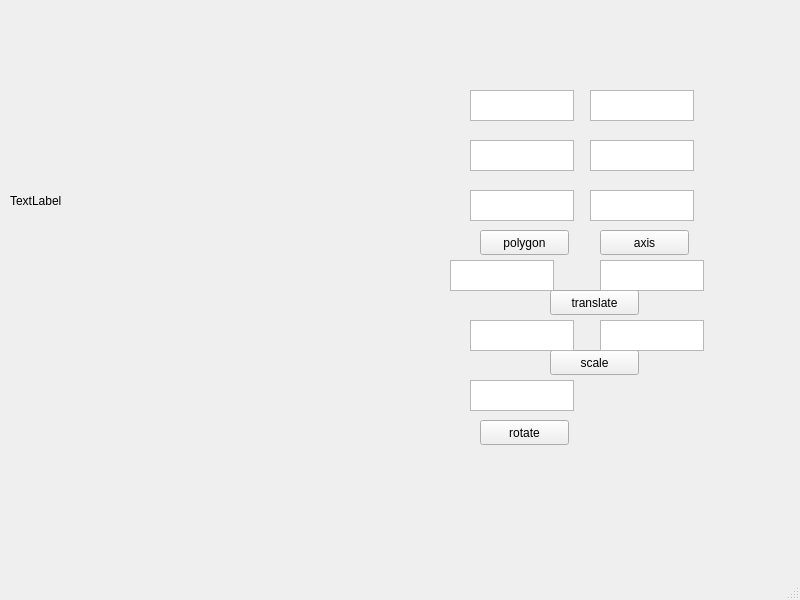
<?xml version="1.0" encoding="UTF-8"?>
<ui version="4.0">
 <class>MainWindow</class>
 <widget class="QMainWindow" name="MainWindow">
  <property name="geometry">
   <rect>
    <x>0</x>
    <y>0</y>
    <width>800</width>
    <height>600</height>
   </rect>
  </property>
  <property name="windowTitle">
   <string>MainWindow</string>
  </property>
  <widget class="QWidget" name="centralwidget">
   <widget class="QLabel" name="label">
    <property name="geometry">
     <rect>
      <x>10</x>
      <y>10</y>
      <width>341</width>
      <height>381</height>
     </rect>
    </property>
    <property name="text">
     <string>TextLabel</string>
    </property>
   </widget>
   <widget class="QPushButton" name="pushButton">
    <property name="geometry">
     <rect>
      <x>480</x>
      <y>230</y>
      <width>89</width>
      <height>25</height>
     </rect>
    </property>
    <property name="text">
     <string>polygon</string>
    </property>
   </widget>
   <widget class="QPushButton" name="pushButton_2">
    <property name="geometry">
     <rect>
      <x>600</x>
      <y>230</y>
      <width>89</width>
      <height>25</height>
     </rect>
    </property>
    <property name="text">
     <string>axis</string>
    </property>
   </widget>
   <widget class="QPushButton" name="pushButton_3">
    <property name="geometry">
     <rect>
      <x>550</x>
      <y>290</y>
      <width>89</width>
      <height>25</height>
     </rect>
    </property>
    <property name="text">
     <string>translate</string>
    </property>
   </widget>
   <widget class="QPushButton" name="pushButton_4">
    <property name="geometry">
     <rect>
      <x>550</x>
      <y>350</y>
      <width>89</width>
      <height>25</height>
     </rect>
    </property>
    <property name="text">
     <string>scale</string>
    </property>
   </widget>
   <widget class="QPushButton" name="pushButton_5">
    <property name="geometry">
     <rect>
      <x>480</x>
      <y>420</y>
      <width>89</width>
      <height>25</height>
     </rect>
    </property>
    <property name="text">
     <string>rotate</string>
    </property>
   </widget>
   <widget class="QTextEdit" name="textEdit">
    <property name="geometry">
     <rect>
      <x>470</x>
      <y>90</y>
      <width>104</width>
      <height>31</height>
     </rect>
    </property>
   </widget>
   <widget class="QTextEdit" name="textEdit_2">
    <property name="geometry">
     <rect>
      <x>590</x>
      <y>90</y>
      <width>104</width>
      <height>31</height>
     </rect>
    </property>
   </widget>
   <widget class="QTextEdit" name="textEdit_3">
    <property name="geometry">
     <rect>
      <x>470</x>
      <y>140</y>
      <width>104</width>
      <height>31</height>
     </rect>
    </property>
   </widget>
   <widget class="QTextEdit" name="textEdit_4">
    <property name="geometry">
     <rect>
      <x>590</x>
      <y>140</y>
      <width>104</width>
      <height>31</height>
     </rect>
    </property>
   </widget>
   <widget class="QTextEdit" name="textEdit_5">
    <property name="geometry">
     <rect>
      <x>470</x>
      <y>190</y>
      <width>104</width>
      <height>31</height>
     </rect>
    </property>
   </widget>
   <widget class="QTextEdit" name="textEdit_6">
    <property name="geometry">
     <rect>
      <x>590</x>
      <y>190</y>
      <width>104</width>
      <height>31</height>
     </rect>
    </property>
   </widget>
   <widget class="QTextEdit" name="textEdit_7">
    <property name="geometry">
     <rect>
      <x>600</x>
      <y>260</y>
      <width>104</width>
      <height>31</height>
     </rect>
    </property>
   </widget>
   <widget class="QTextEdit" name="textEdit_8">
    <property name="geometry">
     <rect>
      <x>450</x>
      <y>260</y>
      <width>104</width>
      <height>31</height>
     </rect>
    </property>
   </widget>
   <widget class="QTextEdit" name="textEdit_9">
    <property name="geometry">
     <rect>
      <x>600</x>
      <y>320</y>
      <width>104</width>
      <height>31</height>
     </rect>
    </property>
   </widget>
   <widget class="QTextEdit" name="textEdit_10">
    <property name="geometry">
     <rect>
      <x>470</x>
      <y>320</y>
      <width>104</width>
      <height>31</height>
     </rect>
    </property>
   </widget>
   <widget class="QTextEdit" name="textEdit_12">
    <property name="geometry">
     <rect>
      <x>470</x>
      <y>380</y>
      <width>104</width>
      <height>31</height>
     </rect>
    </property>
   </widget>
  </widget>
  <widget class="QMenuBar" name="menubar">
   <property name="geometry">
    <rect>
     <x>0</x>
     <y>0</y>
     <width>800</width>
     <height>22</height>
    </rect>
   </property>
  </widget>
  <widget class="QStatusBar" name="statusbar"/>
 </widget>
 <resources/>
 <connections/>
</ui>
